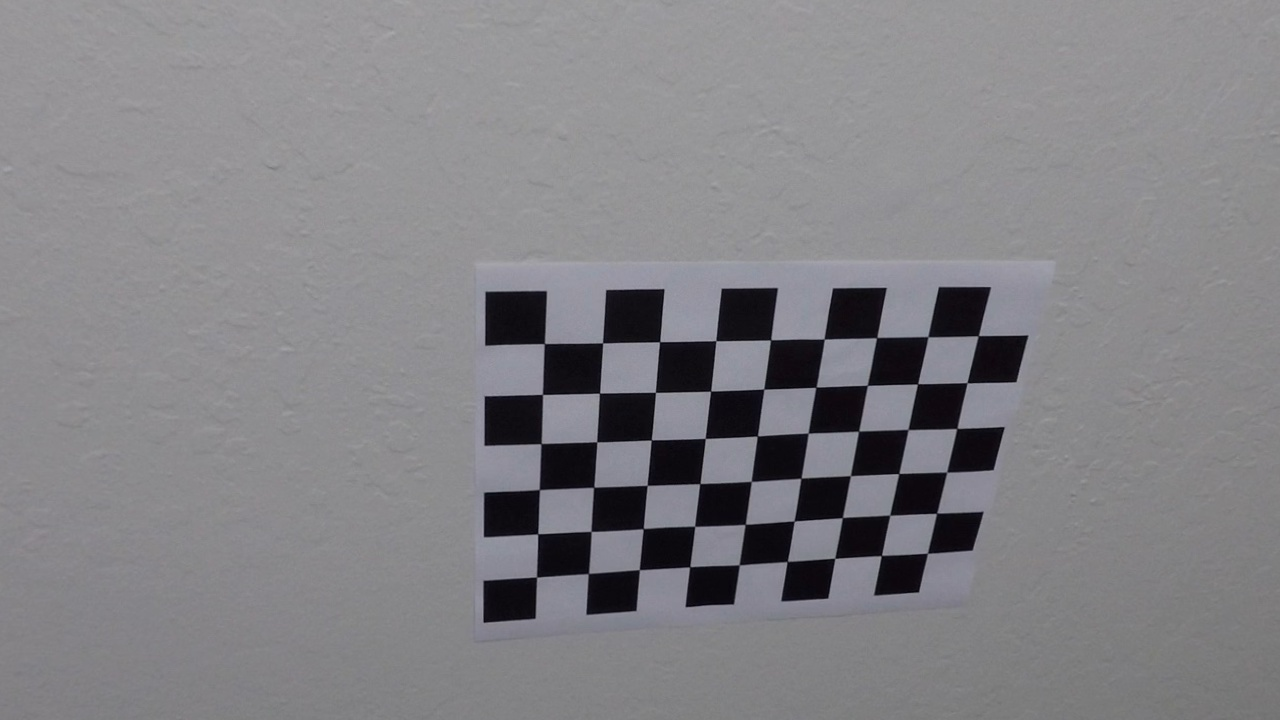
#> input picture output_images/camera_cal/calibration10.jpg, 1280 x 720 px
$ python -i advanced_lane_finding.py   (imports and definitions only)   (older library calls are emulated)
#> lines starting #> are read from the running program, lines starting #| are printed output that depends on the picture; after the words box and inside, x2 and y2 are one past the last pixel; in counts of white or black regions, pixels touching at a corner belong together
import glob
import os
import pickle

import cv2
import numpy as np

# we store camera calibration parameters in the following file
CAMERA_CALIBRATION_COEFFICIENTS_FILE = '../camera_cal/calibrated_data.p'


class CameraCalibrator:
    # [71 lines left out: functions __init__, _calibrate, undistort, not called in this run]


class PerspectiveTransformer:
    # [29 lines left out: functions __init__, transform, inverse_transform, not called in this run]


def binary_noise_reduction(img, thresh=4):
    """
    Reduces noise of a binary image by applying a filter which counts neighbours with a value
    and only keeping those which are above the threshold.

    :param img:
        binary image (0 or 1)

    :param thresh:
        min number of neighbours with value

    :return:
    """
    k = np.array([[1, 1, 1],
                  [1, 0, 1],
                  [1, 1, 1]])
    nb_neighbours = cv2.filter2D(img, ddepth=-1, kernel=k)
    img[nb_neighbours < thresh] = 0
    return img


def binarize(image, gray_thresh=(20, 255), s_thresh=(170, 255), l_thresh=(30, 255), sobel_kernel=3):
    """
    This method extracts lane line pixels from road an image. Then create a minarized image where
    lane lines are marked in white color and rest of the image is marked in black color.

    :param image:
        Source image

    :param gray_thresh:
        Minimum and maximum gray color threshold

    :param s_thresh:
        This tuple contains the minimum and maximum S color threshold in HLS color scheme

    :param l_thresh:
        Minimum and maximum L color (after converting image to HLS color scheme)
        threshold allowed in the source image

    :param sobel_kernel:
        Size of the kernel use by the Sobel operation.

    :return:
        The binarized image where lane line pixels are marked in while color and rest of the image
        is marked in block color.
    """
#> called with gray_thresh = (20, 255), s_thresh = (170, 255), l_thresh = (30, 255), sobel_kernel = 3

    # first we take a copy of the source iamge
    image_copy = np.copy(image)

    # convert RGB image to HLS color space.
    # HLS more reliable when it comes to find out lane lines
    hls = cv2.cvtColor(image_copy, cv2.COLOR_RGB2HLS)
#> hls: shape (720, 1280, 3); mean of channels 0, 1, 2 117.4, 131.7, 8.4
    s_channel = hls[:, :, 2]
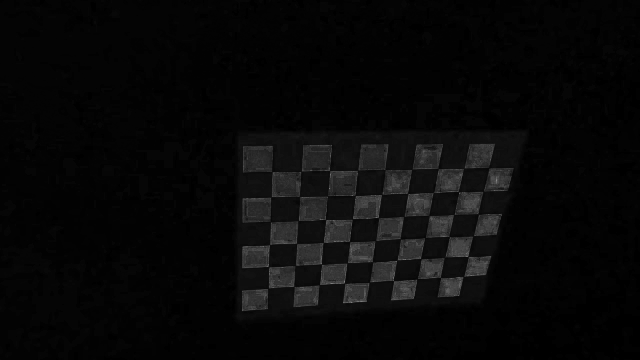
#> s_channel: shape (720, 1280) (shown at 1/2 size); min 0, max 255, mean 8.4
    l_channel = hls[:, :, 1]

    # Next, we apply Sobel operator in X direction and calculate scaled derivatives.
    sobelx = cv2.Sobel(l_channel, cv2.CV_64F, 1, 0, ksize=sobel_kernel)
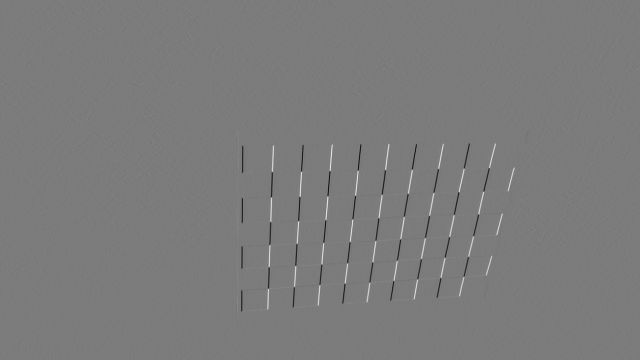
#> sobelx: shape (720, 1280) float64 (shown at 1/2 size); min -583, max 617, mean 0; drawn with min black and max white
    abs_sobelx = np.absolute(sobelx)
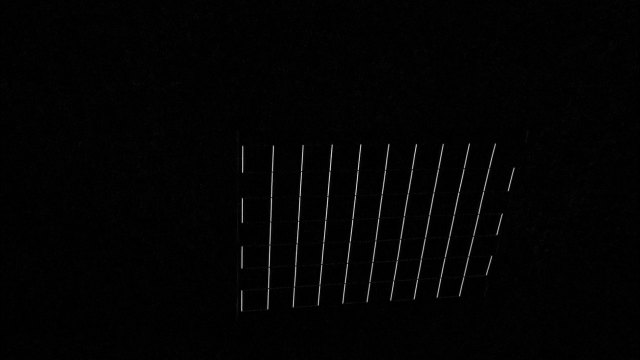
#> abs_sobelx: shape (720, 1280) float64 (shown at 1/2 size); min 0, max 617, mean 8.5; drawn with min black and max white
    scaled_sobel = np.uint8(255 * abs_sobelx / np.max(abs_sobelx))

    # Next, we generate a binary image based on gray_thresh values.
    thresh_min = gray_thresh[0]
    thresh_max = gray_thresh[1]
    sobel_x_binary = np.zeros_like(scaled_sobel)
    sobel_x_binary[(scaled_sobel >= thresh_min) & (scaled_sobel <= thresh_max)] = 1

    # Next, we generated a binary image using S component of our HLS color scheme and
    # provided S threshold
    s_binary = np.zeros_like(s_channel)
    s_thresh_min = s_thresh[0]
    s_thresh_max = s_thresh[1]
    s_binary[(s_channel >= s_thresh_min) & (s_channel <= s_thresh_max)] = 1

    # Next, we generated a binary image using S component of our HLS color scheme and
    # provided S threshold
    l_binary = np.zeros_like(l_channel)
    l_thresh_min = l_thresh[0]
    l_thresh_max = l_thresh[1]
    l_binary[(l_channel >= l_thresh_min) & (l_channel <= l_thresh_max)] = 1

    # finally, return the combined binary image
    binary = np.zeros_like(sobel_x_binary)
    binary[((l_binary == 1) & (s_binary == 1) | (sobel_x_binary == 1))] = 1
    binary = 255 * np.dstack((binary, binary, binary)).astype('uint8')

    return binary_noise_reduction(binary)


# Define a class to receive the characteristics of each line detection
class Line():
    # [321 lines left out: functions __init__, _build_perspective_transformer, _build_camera_calibrator, naive_lane_extractor, smart_lane_extractor, calculate_road_info and 3 more, not called in this run]


# [9 lines not run here, left out]

>>> import cv2
>>> picture = cv2.cvtColor(cv2.imread('../output_images/camera_cal/calibration10.jpg'), cv2.COLOR_BGR2RGB)
>>> result = binarize(picture)
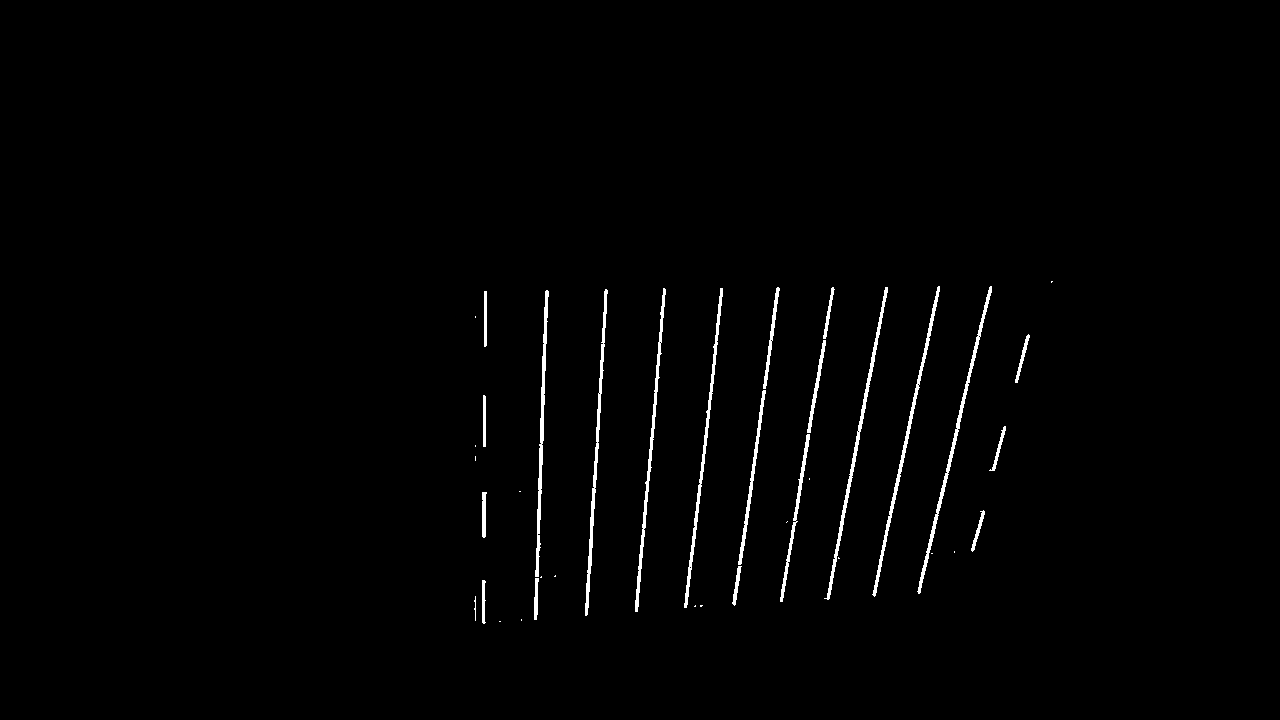
#> result: shape (720, 1280, 3); 1.2% white; 38 white regions (16 under 20 px), largest, box (x1, y1, x2, y2) and area: (917, 286, 992, 594) 1100, (824, 287, 888, 600) 1098, (872, 286, 940, 597) 1079

$ run again, on output_images/camera_cal/calibration14.jpg
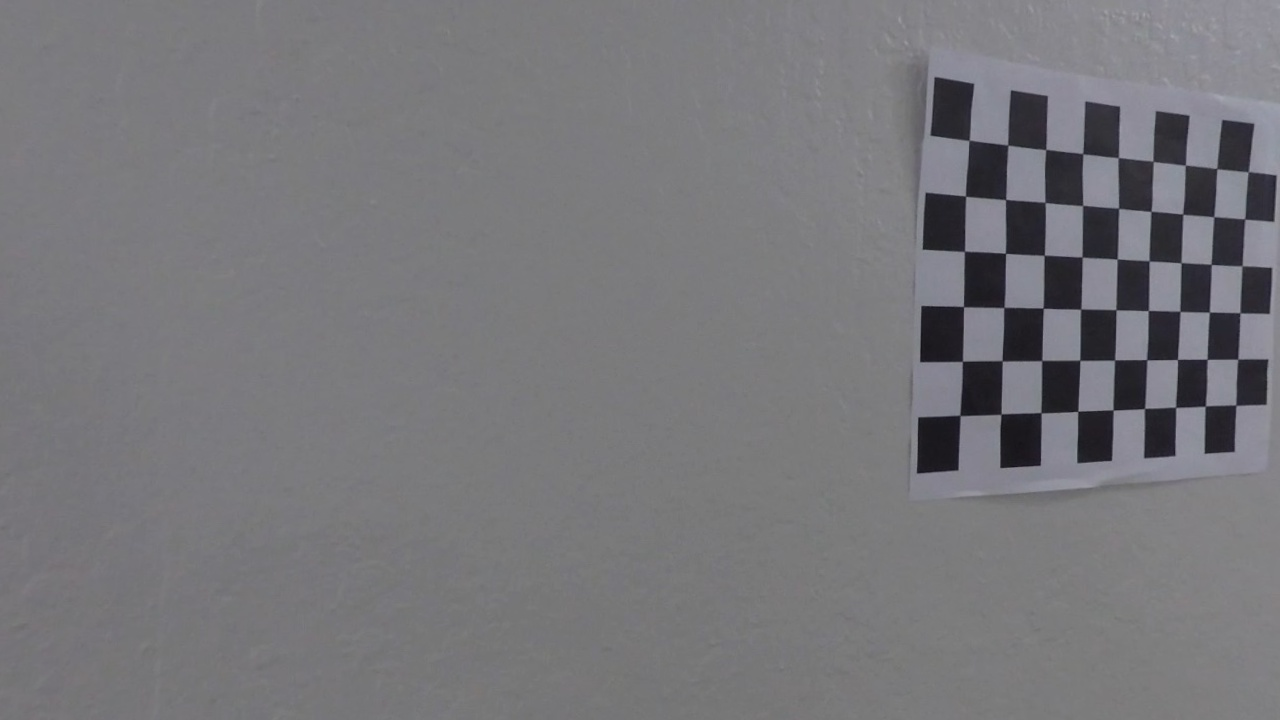
#> input picture output_images/camera_cal/calibration14.jpg, 1280 x 720 px
#> hls: shape (720, 1280, 3); mean of channels 0, 1, 2 101, 120.5, 5
#> in binarize, `sobelx = cv2.Sobel(l_channel, cv2.CV_64F, 1, 0, ksize=sobel_kernel)`:
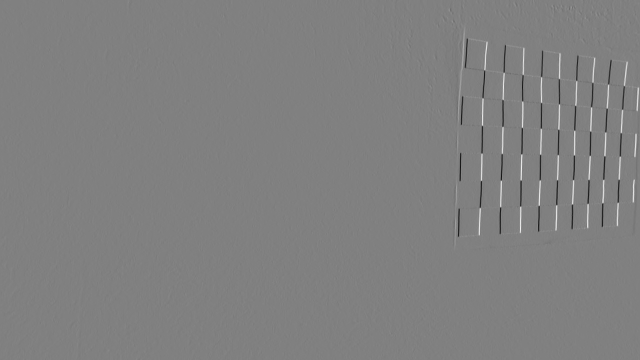
#> sobelx: shape (720, 1280) float64 (shown at 1/2 size); min -451, max 445, mean 0.1; drawn with min black and max white
#> `result = binarize(picture)`:
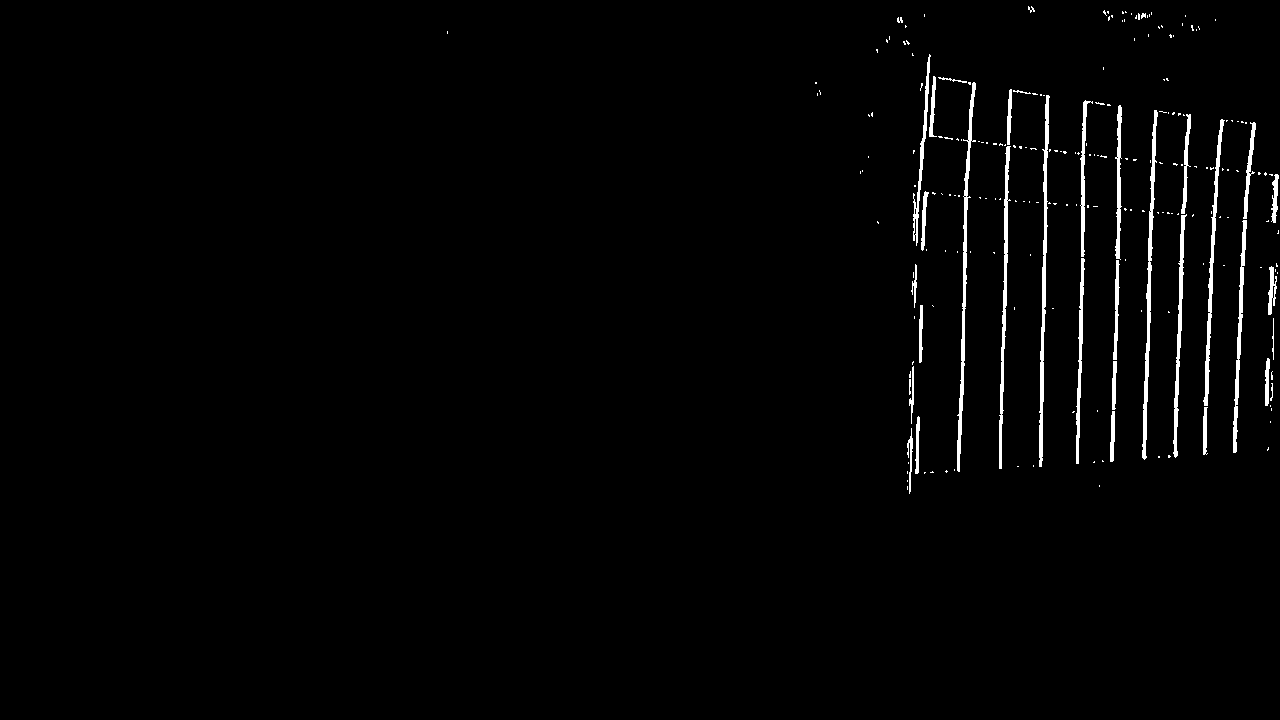
#> result: shape (720, 1280, 3); 1.7% white; 219 white regions (183 under 20 px), largest, box (x1, y1, x2, y2) and area: (957, 82, 976, 472) 1375, (1039, 95, 1050, 467) 1332, (1142, 110, 1158, 460) 1302

$ run again, on output_images/camera_cal/calibration15.jpg
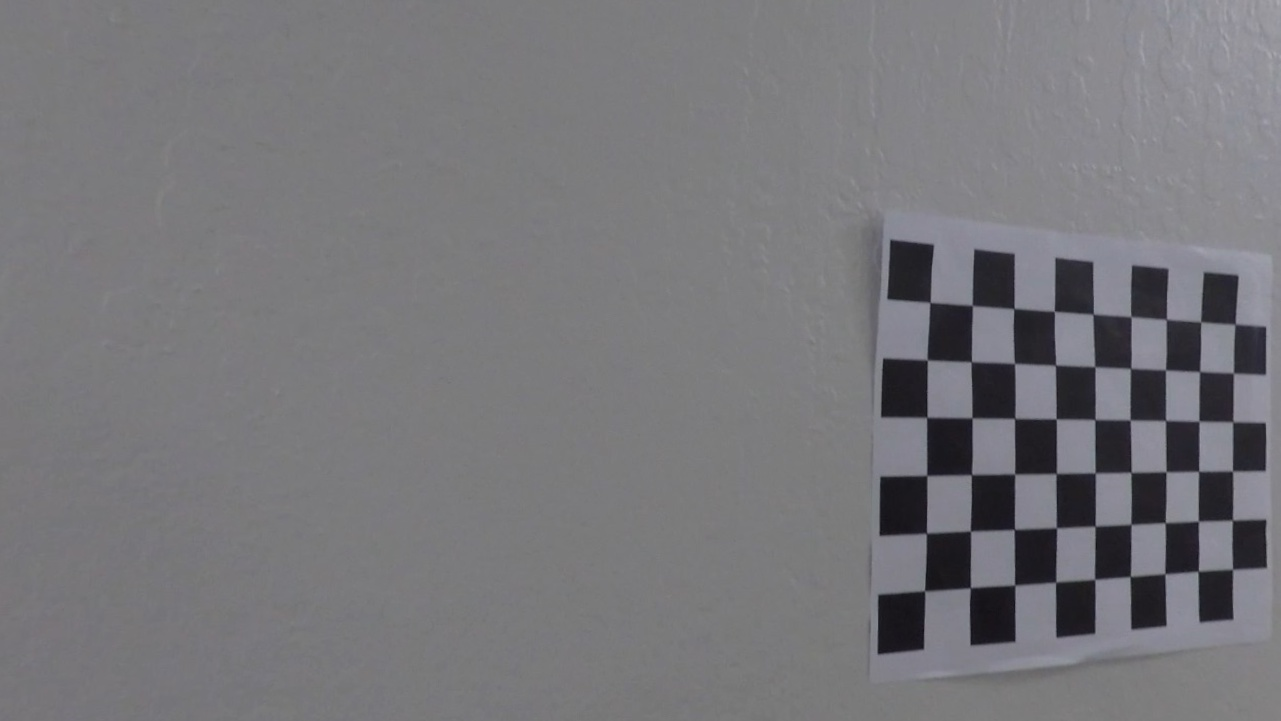
#> input picture output_images/camera_cal/calibration15.jpg, 1281 x 721 px
#> hls: shape (721, 1281, 3); mean of channels 0, 1, 2 104.1, 120.4, 5.3
#> in binarize, `sobelx = cv2.Sobel(l_channel, cv2.CV_64F, 1, 0, ksize=sobel_kernel)`:
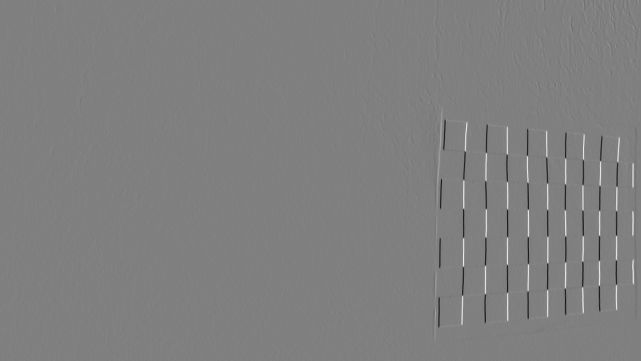
#> sobelx: shape (721, 1281) float64 (shown at 1/2 size); min -439, max 436, mean 0.1; drawn with min black and max white
#> `result = binarize(picture)`:
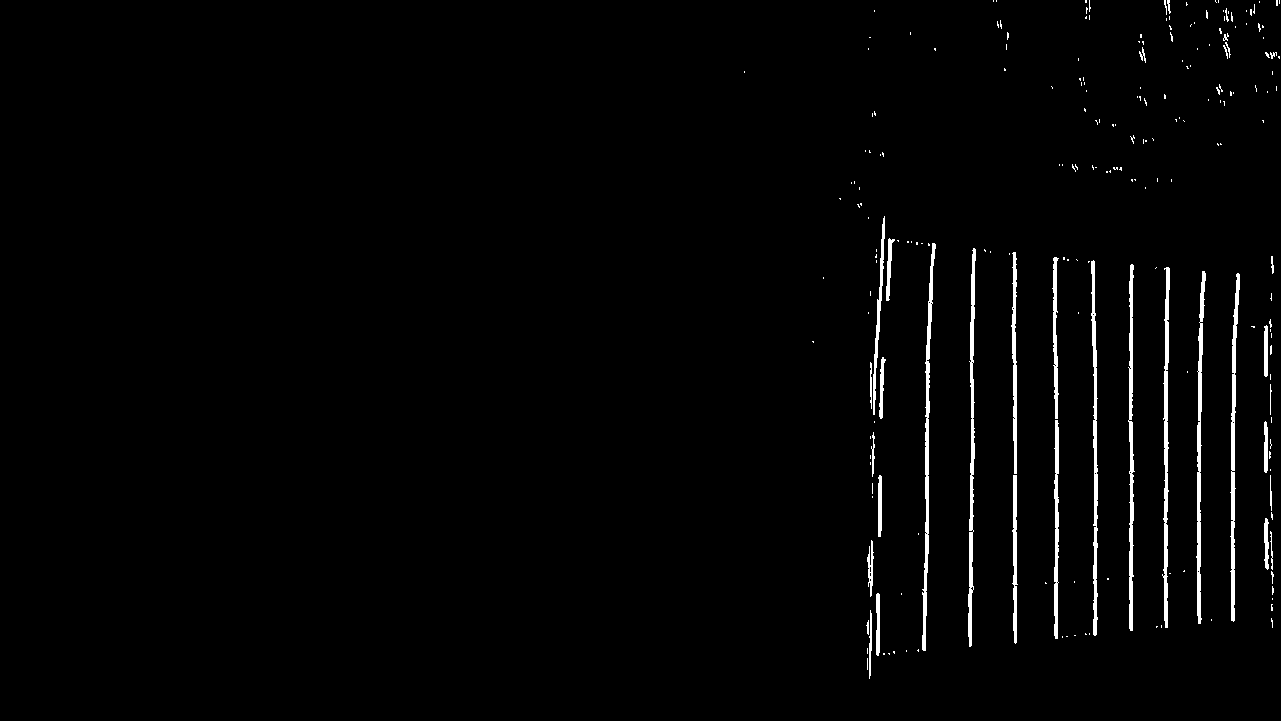
#> result: shape (721, 1281, 3); 1.8% white; 224 white regions (188 under 20 px), largest, box (x1, y1, x2, y2) and area: (922, 243, 936, 651) 1480, (968, 248, 976, 647) 1428, (1162, 267, 1170, 628) 1375
